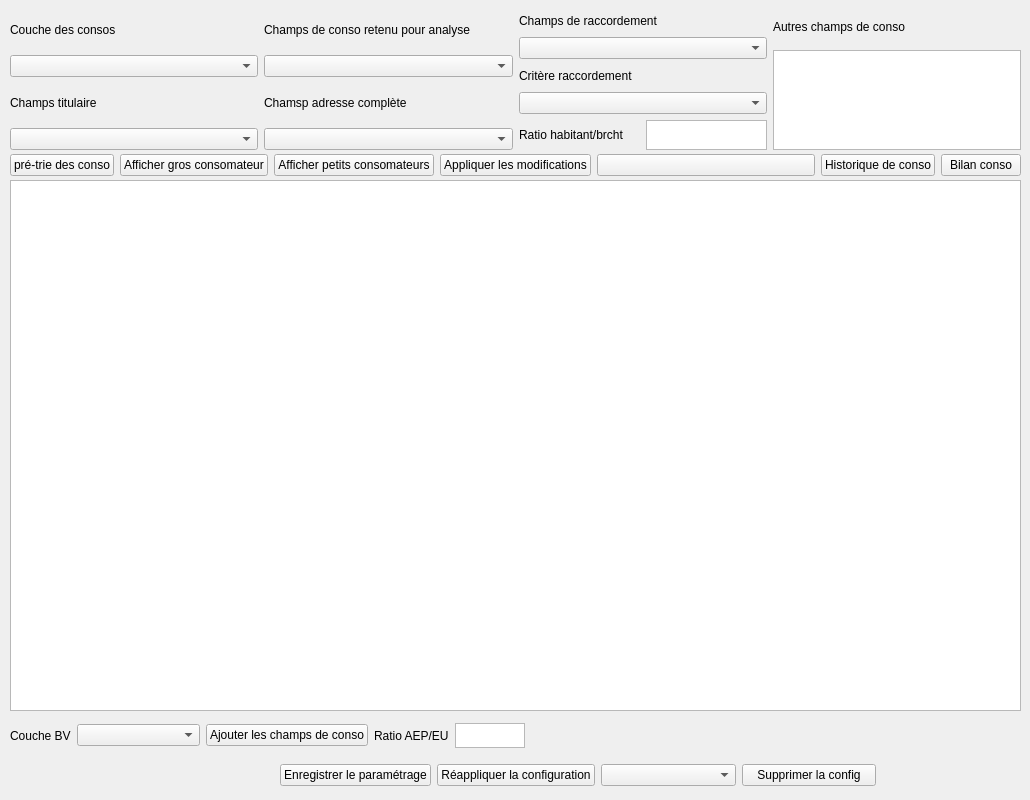
   <widget class="QWidget" name="tab_conso_aep">
    <attribute name="title">
     <string>Conso AEP</string>
    </attribute>
    <widget class="QTableView" name="apercu_conso">
     <property name="geometry">
      <rect>
       <x>10</x>
       <y>180</y>
       <width>1011</width>
       <height>531</height>
      </rect>
     </property>
    </widget>
    <widget class="QWidget" name="horizontalLayoutWidget">
     <property name="geometry">
      <rect>
       <x>10</x>
       <y>10</y>
       <width>1011</width>
       <height>140</height>
      </rect>
     </property>
     <layout class="QHBoxLayout" name="horizontalLayout" stretch="10,10,10,10">
      <property name="sizeConstraint">
       <enum>QLayout::SetDefaultConstraint</enum>
      </property>
      <item>
       <layout class="QVBoxLayout" name="verticalLayout">
        <property name="sizeConstraint">
         <enum>QLayout::SetDefaultConstraint</enum>
        </property>
        <item>
         <widget class="QLabel" name="label_4">
          <property name="text">
           <string>Couche des consos</string>
          </property>
         </widget>
        </item>
        <item>
         <widget class="QComboBox" name="Couche_geocode_conso"/>
        </item>
        <item>
         <widget class="QLabel" name="label_12">
          <property name="text">
           <string>Champs titulaire</string>
          </property>
         </widget>
        </item>
        <item>
         <widget class="QComboBox" name="Champs_titulaire"/>
        </item>
       </layout>
      </item>
      <item>
       <layout class="QVBoxLayout" name="verticalLayout_2">
        <item>
         <widget class="QLabel" name="label_6">
          <property name="text">
           <string>Champs de conso retenu pour analyse</string>
          </property>
         </widget>
        </item>
        <item>
         <widget class="QComboBox" name="Champs_conso_retenu"/>
        </item>
        <item>
         <widget class="QLabel" name="label_13">
          <property name="text">
           <string>Chamsp adresse complète</string>
          </property>
         </widget>
        </item>
        <item>
         <widget class="QComboBox" name="Champs_adresse"/>
        </item>
       </layout>
      </item>
      <item>
       <layout class="QVBoxLayout" name="verticalLayout_3" stretch="10,10,10,10,10">
        <property name="spacing">
         <number>6</number>
        </property>
        <item>
         <widget class="QLabel" name="label_8">
          <property name="text">
           <string>Champs de raccordement</string>
          </property>
         </widget>
        </item>
        <item>
         <widget class="QComboBox" name="Champ_raccordement"/>
        </item>
        <item>
         <widget class="QLabel" name="label_9">
          <property name="text">
           <string>Critère raccordement</string>
          </property>
         </widget>
        </item>
        <item>
         <widget class="QComboBox" name="Critere_raccordement"/>
        </item>
        <item>
         <layout class="QHBoxLayout" name="horizontalLayout_2" stretch="10,10">
          <item>
           <widget class="QLabel" name="label_15">
            <property name="text">
             <string>Ratio habitant/brcht</string>
            </property>
           </widget>
          </item>
          <item>
           <widget class="QTextEdit" name="Ratio_hab">
            <property name="maximumSize">
             <size>
              <width>16777215</width>
              <height>30</height>
             </size>
            </property>
           </widget>
          </item>
         </layout>
        </item>
       </layout>
      </item>
      <item>
       <layout class="QVBoxLayout" name="verticalLayout_4" stretch="2,10">
        <item>
         <widget class="QLabel" name="label_14">
          <property name="text">
           <string>Autres champs de conso</string>
          </property>
         </widget>
        </item>
        <item>
         <widget class="QListWidget" name="Autres_champs_conso">
          <property name="maximumSize">
           <size>
            <width>16777215</width>
            <height>100</height>
           </size>
          </property>
          <property name="selectionMode">
           <enum>QAbstractItemView::MultiSelection</enum>
          </property>
          <property name="selectionBehavior">
           <enum>QAbstractItemView::SelectItems</enum>
          </property>
         </widget>
        </item>
       </layout>
      </item>
     </layout>
    </widget>
    <widget class="QWidget" name="horizontalLayoutWidget_3">
     <property name="geometry">
      <rect>
       <x>10</x>
       <y>140</y>
       <width>1011</width>
       <height>51</height>
      </rect>
     </property>
     <layout class="QHBoxLayout" name="horizontalLayout_3" stretch="0,0,0,0,1,0,0">
      <item>
       <widget class="QPushButton" name="pre_trie_conso">
        <property name="text">
         <string>pré-trie des conso</string>
        </property>
       </widget>
      </item>
      <item>
       <widget class="QPushButton" name="gros_consommateur">
        <property name="text">
         <string>Afficher gros consomateur</string>
        </property>
       </widget>
      </item>
      <item>
       <widget class="QPushButton" name="petit_consommateur">
        <property name="text">
         <string>Afficher petits consomateurs</string>
        </property>
       </widget>
      </item>
      <item>
       <widget class="QPushButton" name="appliquer_modif_topo">
        <property name="text">
         <string>Appliquer les modifications</string>
        </property>
       </widget>
      </item>
      <item>
       <widget class="QPushButton" name="zoom_selection">
        <property name="text">
         <string/>
        </property>
        <property name="icon">
         <iconset>
          <normaloff>icon/loupe.jpeg</normaloff>icon/loupe.jpeg</iconset>
        </property>
       </widget>
      </item>
      <item>
       <widget class="QPushButton" name="Historique_conso">
        <property name="text">
         <string>Historique de conso</string>
        </property>
       </widget>
      </item>
      <item>
       <widget class="QPushButton" name="Bilan_conso">
        <property name="text">
         <string>Bilan conso</string>
        </property>
       </widget>
      </item>
     </layout>
    </widget>
    <widget class="QWidget" name="horizontalLayoutWidget_4">
     <property name="geometry">
      <rect>
       <x>10</x>
       <y>720</y>
       <width>515</width>
       <height>31</height>
      </rect>
     </property>
     <layout class="QHBoxLayout" name="horizontalLayout_4" stretch="4,10,10,4,2">
      <item>
       <widget class="QLabel" name="label_5">
        <property name="text">
         <string>Couche BV</string>
        </property>
       </widget>
      </item>
      <item>
       <widget class="QComboBox" name="Couche_BV_Conso_AEP"/>
      </item>
      <item>
       <widget class="QPushButton" name="Champs_BV_conso">
        <property name="text">
         <string>Ajouter les champs de conso</string>
        </property>
       </widget>
      </item>
      <item>
       <widget class="QLabel" name="label_7">
        <property name="text">
         <string>Ratio AEP/EU</string>
        </property>
       </widget>
      </item>
      <item>
       <widget class="QTextEdit" name="Ratio_conso">
        <property name="maximumSize">
         <size>
          <width>16777215</width>
          <height>25</height>
         </size>
        </property>
       </widget>
      </item>
     </layout>
    </widget>
    <widget class="QWidget" name="horizontalLayoutWidget_2">
     <property name="geometry">
      <rect>
       <x>280</x>
       <y>760</y>
       <width>596</width>
       <height>31</height>
      </rect>
     </property>
     <layout class="QHBoxLayout" name="horizontalLayout_9">
      <item>
       <widget class="QPushButton" name="enregistrer_config_AEP">
        <property name="text">
         <string>Enregistrer le paramétrage</string>
        </property>
       </widget>
      </item>
      <item>
       <widget class="QPushButton" name="reappliquer_config_AEP">
        <property name="text">
         <string>Réappliquer la configuration</string>
        </property>
       </widget>
      </item>
      <item>
       <widget class="QComboBox" name="liste_config_AEP"/>
      </item>
      <item>
       <widget class="QPushButton" name="supprimer_config_AEP">
        <property name="text">
         <string>Supprimer la config</string>
        </property>
       </widget>
      </item>
     </layout>
    </widget>
   </widget>
